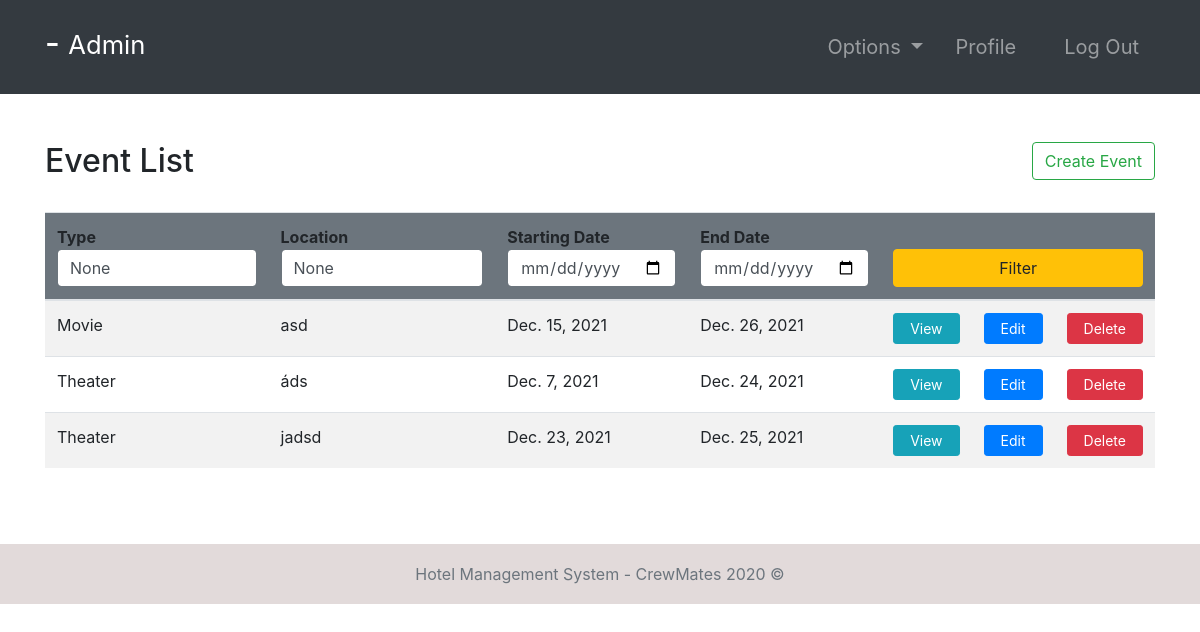
Page /events/ (signed in) on the earlier database version.
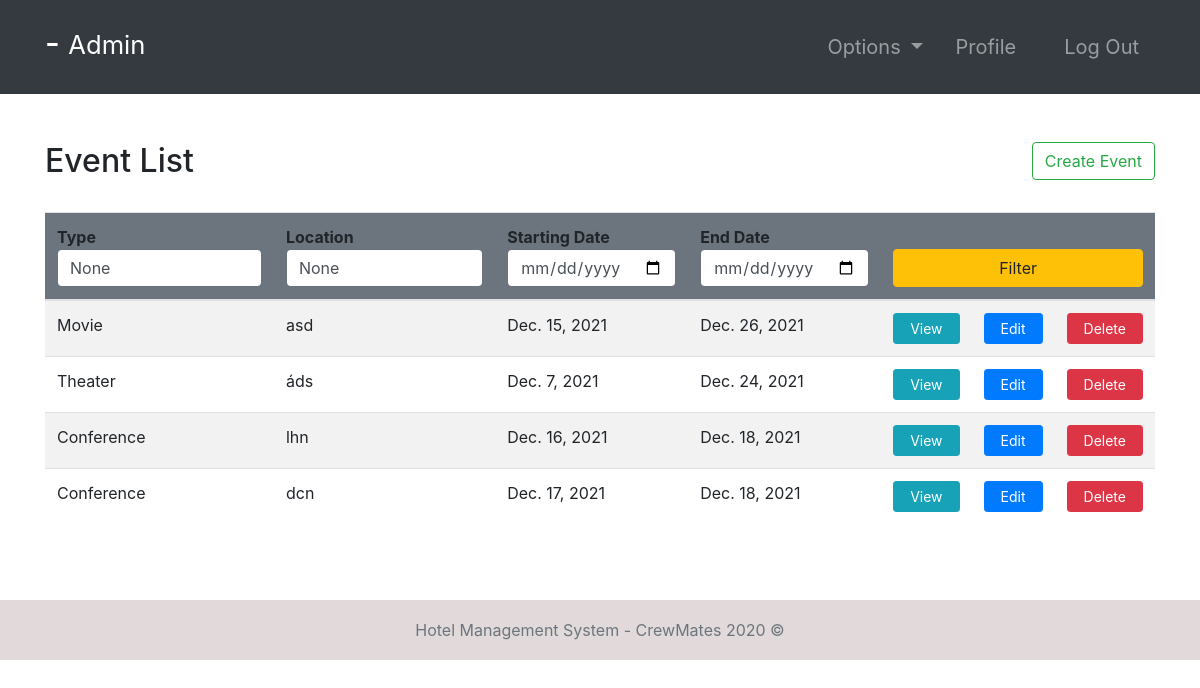
Same page on the later database version.
### hotel/models.py (models this page shows, shortened)
class Event(models.Model):
    EVENT_TYPES = (
        ('Movie', 'Movie'),
        ('Theater', 'Theater'),
        ('Conference', 'Conference'),
        ('Concert', 'Concert'),
        ('Entertainment', 'Entertainment'),
        ('Live Music', 'Live Music'),
    )
    eventType = models.CharField(max_length=20, choices=EVENT_TYPES)
    location = models.CharField(max_length=100)
    startDate = models.DateField()
    endDate = models.DateField()
    explanation = models.TextField()

### hotel/views.py (the view, shortened to what this page needs)
# urls.py: path('events/', events, name="events"),
@login_required(login_url='login')
def events(request):
    role = str(request.user.groups.all()[0])
    path = role + "/"
    events = Event.objects.all()
    attendedEvents = None
    if role == 'guest':
        attendedEvents = EventAttendees.objects.filter(
            guest=request.user.guest)
    context = {
        "role": role,
        'events': events,
        'attendedEvents': attendedEvents,
        "type": request.POST.get("type"),
        "location": request.POST.get("location"),
        "fd": request.POST.get("fd"),
        "ed": request.POST.get("ed")
    }
    return render(request, path + "events.html", context)

### Templates/admin/events.html
{% extends '../index.html' %}
{% block context %}
{% include '../common_pages/authorized-events.html' %}
{% endblock %}

### Templates/index.html
{% include 'incs/head.html' %}
<body>
    {% include 'incs/nav.html' %}
    {% block context %}
    {% endblock %}
    {% include 'incs/footer.html' %}
</body>
</html>

### Templates/incs/head.html (shortened to what this page needs)
{% load static %}
<!DOCTYPE html>
<html lang="en">
<head>
    <link rel="stylesheet" type="text/css" href="{% static '/css/main.css' %}">
    <link rel="stylesheet" href="https://stackpath.bootstrapcdn.com/bootstrap/4.4.1/css/bootstrap.min.css"
>
</head>

### Templates/incs/nav.html (shortened to what this page needs)
<nav class="navbar navbar-dark bg-dark navbar-expand-lg py-3 " role="navigation">
    <div class="container">
        <a href="" class="navbar-brand">
            <h2 class="text-capitalize">
                {{ request.user.first_name }} {{ request.user.last_name }} -
                <small>
                    {{ role }}
                </small>
            </h2>
        </a>
        <div class="collapse navbar-collapse" id="navbarTags">
            <ul class="navbar-nav ml-auto">
                <li class="nav-item dropdown p-2">
                    <a class="nav-link dropdown-toggle" href="#" id="navbarDropdown" role="button"
                        data-toggle="dropdown" aria-haspopup="true" aria-expanded="false">
                        Options
                    </a>
                </li>
                <li class="nav-item mr-3 p-2">
                    {% if role == 'staff' or role == 'receptionist' or role == 'admin' or role == 'manager' %}
                    <a href="{% url 'employee-profile' user.id %}" class="nav-link">Profile</a>
                    {% endif %}
                </li>
                <li class="nav-item p-2 ">
                    <a href="{% url 'logout' %}" class="nav-link">Log Out</a>
                </li>
            </ul>
        </div>
    </div>
</nav>

### Templates/common_pages/authorized-events.html (shortened to what this page needs)
<div class="container py-5">
    <div class="table-header row">
        <div class="col-sm-9 col-md-9 col-lg-9 mb-4">
            <h2>Event List</h2>
        </div>
        {% if role == "manager" or role == "admin"%}
        <div class="col-sm-3 col-md-3 col-lg-3 mb-4">
            <form action="" method="post">
                <a href="{% url 'createEvent' %}" class="float-right btn btn-outline-success" type="submit">Create
                    Event</a>
            </form>
        </div>
        {% endif %}
    </div>
    <table class="table table-hover table-striped">
        <thead class="bg-secondary rounded">
            <tr>
                <form action="" method="POST">
                    <th>Type <input type="text" name="type" value="{{type}}"
                            class="form-control border border-secondary"></th>
                    <th>Location <input type="text" name="location" value="{{location}}"
                            class="form-control border border-secondary"></th>
                    <th>Starting Date <input type="date" name="fd" value="{{fd}}"
                            class="form-control border border-secondary"></th>
                    <th>End Date <input type="date" name="ed" value="{{ed}}"
                            class="form-control border border-secondary"></th>
                    <th colspan="3"><button type="submit" name="filter" class="btn btn-warning w-100">Filter</button>
                    </th>
                </form>
            </tr>
        </thead>
        <tbody>
            {% for event in events %}
            <tr>
                <td>{{ event.eventType }}</td>
                <td>{{ event.location }}</td>
                <td>{{ event.startDate }}</td>
                <td>{{ event.endDate }}</td>
                <td> <a href="{% url 'event-profile' event.id %}" class="btn btn-sm btn-info px-3">View</a></td>
                {% if role == "manager" or role == "admin" %}
                <td> <a href="{% url 'event-edit' event.id %}" class="btn btn-sm btn-primary px-3">Edit</a></td>
                <td> <a href="{% url 'deleteEvent' event.id %}" class="btn btn-sm btn-danger px-3">Delete</a> </td>
                {% endif %}
            </tr>
            {% endfor %}
        </tbody>
    </table>
</div>

### Templates/incs/footer.html
<div class="mt-5">&nbsp;</div>
<footer class="footer sticky-bottom mt-5">
    <div class="container text-center">
        <span class="text-muted">Hotel Management System - CrewMates 2020 ©</span>
    </div>
</footer>

### static/css/main.css (style rules this page uses)
* { margin: 0; padding: 0; -webkit-font-smoothing: antialiased; }
body { position: relative; }
nav .nav-item { font-size: 20px; }
.footer { position: absolute; bottom: 0; width: 100%; height: 60px; line-height: 60px; background-color: #e2dada; margin-top: 30px; }

Differences in the rows shown:
removed Event: eventType "Theater", location "jadsd", startDate "Dec. 23, 2021", endDate "Dec. 25, 2021"
added Event: eventType "Conference", location "lhn", startDate "Dec. 16, 2021", endDate "Dec. 18, 2021"
added Event: eventType "Conference", location "dcn", startDate "Dec. 17, 2021", endDate "Dec. 18, 2021"
